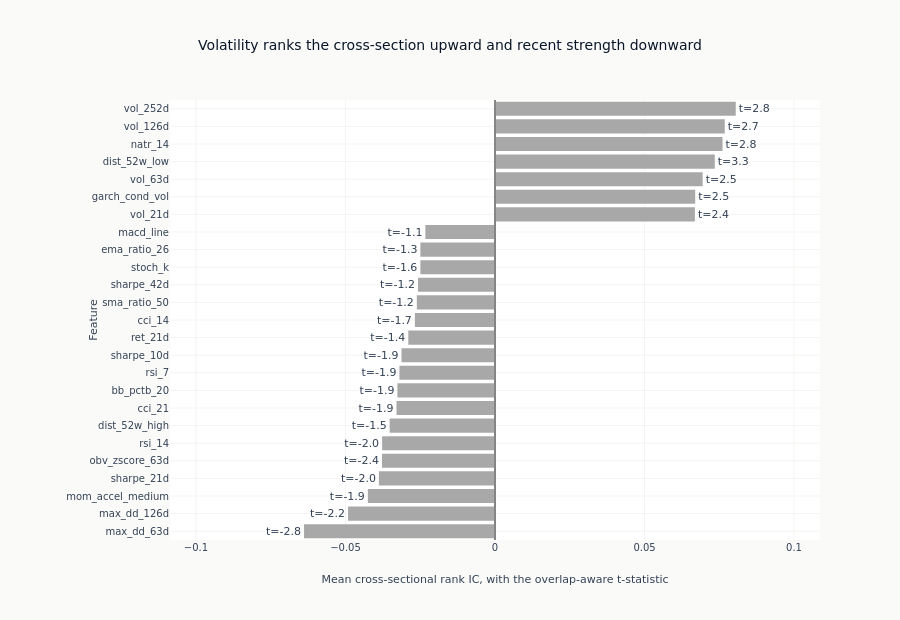

The notebook cell this image was saved under:
### Markdown cell above
### Every feature, ranked by how strongly it ranks

The features with the largest average association, with the overlap-aware t-statistic
printed against each bar so the size of the association and the confidence in it are
read together. Blue marks a feature that clears false-discovery control; grey is
everything else, and that is the one colour convention every figure in this section
uses.

### Code cell
top_n = min(25, len(eval_summary))
top = eval_summary.head(top_n).sort("ic_mean")

SURVIVES, DOES_NOT = COLORS["blue"], GRAY_FILLS["muted"]

fig = go.Figure(
    go.Bar(
        x=top["ic_mean"].to_list(),
        y=top["feature"].to_list(),
        orientation="h",
        marker_color=[SURVIVES if s else DOES_NOT for s in top["fdr_sig"].to_list()],
        text=[f"t={value:.1f}" for value in top["hac_t"].to_list()],
        textposition="outside",
        showlegend=False,
    )
)
fig.add_vline(x=0, line=dict(color=GRAY_FILLS["border"], width=1))
# Room for the t-statistic label past the end of the longest bar.
ic_span = max(abs(value) for value in top["ic_mean"].to_list()) * 1.35
fig.update_layout(
    template="ml4t",
    height=620,
    width=900,
    title_text="Volatility ranks the cross-section upward and recent strength downward",
    xaxis_title="Mean cross-sectional rank IC, with the overlap-aware t-statistic",
    xaxis_range=[-ic_span, ic_span],
    yaxis_title="Feature",
    margin=dict(l=170),
)
style.show_plotly_with_alt(
    fig,
    "Horizontal bars of mean cross-sectional rank IC per feature, sorted, with each bar "
    "annotated by its overlap-aware t-statistic. The volatility and distance-from-low features "
    "run positive to about +0.08 with t near 2.4 to 3.3, and the momentum, oscillator and "
    "drawdown features run negative to about -0.09 with t between -1.1 and -2.8.",
)

### Figure 1 — Plotly figure (JSON) as saved in the notebook; plotly's stock layout.template omitted (floating-point values rounded to 4 significant figures)
{"data": [{"marker": {"color": ["#a8a8a8", "#a8a8a8", "#a8a8a8", "#a8a8a8", "#a8a8a8", "#a8a8a8", "#a8a8a8", "#a8a8a8", "#a8a8a8", "#a8a8a8", "#a8a8a8", "#a8a8a8", "#a8a8a8", "#a8a8a8", "#a8a8a8", "#a8a8a8", "#a8a8a8", "#a8a8a8", "#a8a8a8", "#a8a8a8", "#a8a8a8", "#a8a8a8", "#a8a8a8", "#a8a8a8", "#a8a8a8"]}, "orientation": "h", "showlegend": false, "text": ["t=-2.8", "t=-2.2", "t=-1.9", "t=-2.0", "t=-2.4", "t=-2.0", "t=-1.5", "t=-1.9", "t=-1.9", "t=-1.9", "t=-1.9", "t=-1.4", "t=-1.7", "t=-1.2", "t=-1.2", "t=-1.6", "t=-1.3", "t=-1.1", "t=2.4", "t=2.5", "t=2.5", "t=3.3", "t=2.8", "t=2.7", "t=2.8"], "textposition": "outside", "type": "bar", "x": [-0.06386, -0.04914, -0.04251, -0.03883, -0.03778, -0.03775, -0.03523, -0.03294, -0.03263, -0.03196, -0.03127, -0.02899, -0.02679, -0.02614, -0.02573, -0.02495, -0.02495, -0.02327, 0.06685, 0.06695, 0.06944, 0.0735, 0.07608, 0.07683, 0.08051], "y": ["max_dd_63d", "max_dd_126d", "mom_accel_medium", "sharpe_21d", "obv_zscore_63d", "rsi_14", "dist_52w_high", "cci_21", "bb_pctb_20", "rsi_7", "sharpe_10d", "ret_21d", "cci_14", "sma_ratio_50", "sharpe_42d", "stoch_k", "ema_ratio_26", "macd_line", "vol_21d", "garch_cond_vol", "vol_63d", "dist_52w_low", "natr_14", "vol_126d", "vol_252d"]}], "layout": {"height": 620, "margin": {"l": 170}, "shapes": [{"line": {"color": "#666666", "width": 1}, "type": "line", "x0": 0, "x1": 0, "xref": "x", "y0": 0, "y1": 1, "yref": "y domain"}], "title": {"text": "Volatility ranks the cross-section upward and recent strength downward"}, "width": 900, "xaxis": {"range": [-0.1087, 0.1087], "title": {"text": "Mean cross-sectional rank IC, with the overlap-aware t-statistic"}}, "yaxis": {"title": {"text": "Feature"}}}}
